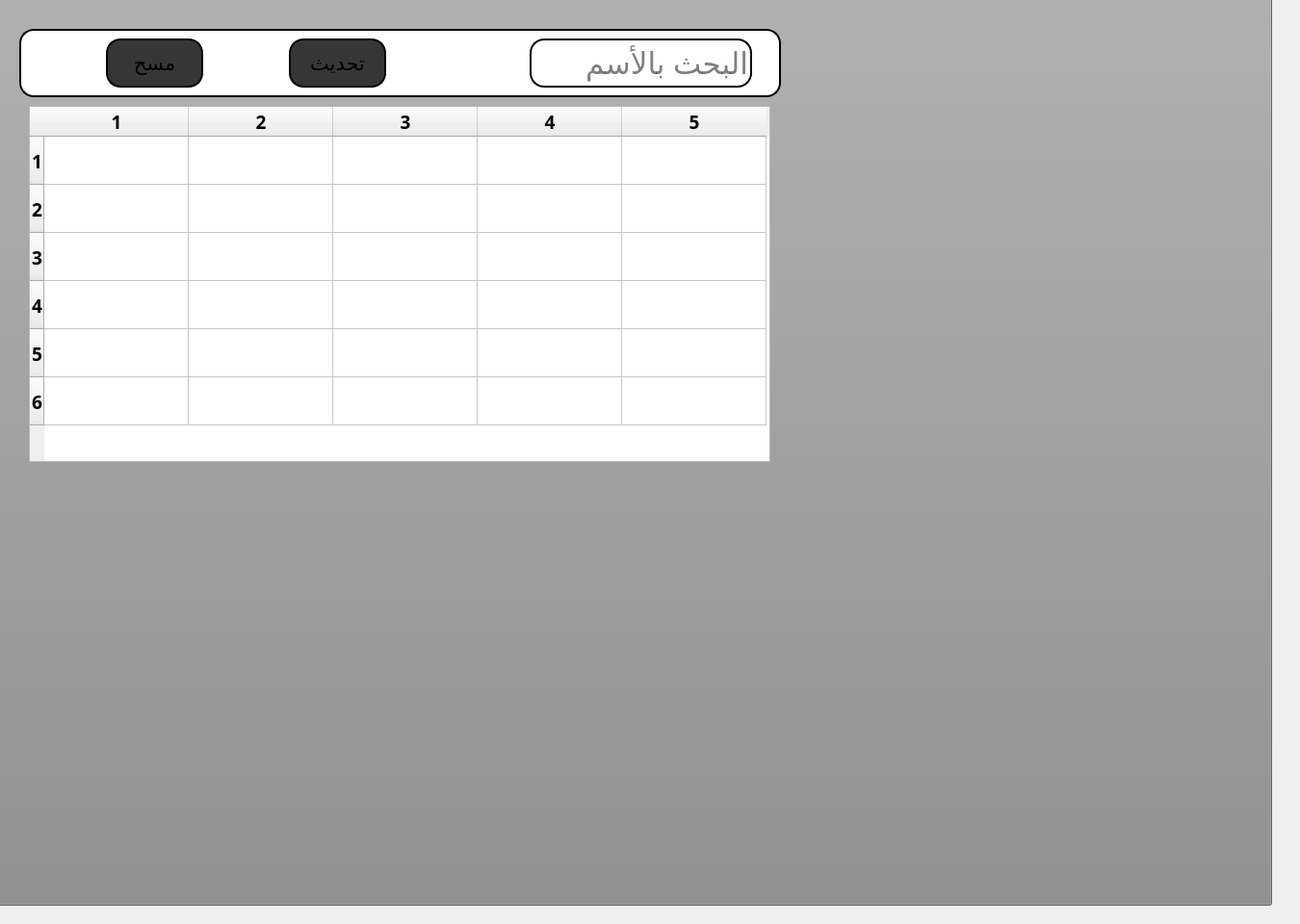
     <widget class="QWidget" name="tab_64">
      <attribute name="title">
       <string>تعديل</string>
      </attribute>
      <widget class="QPushButton" name="pushButton_85">
       <property name="geometry">
        <rect>
         <x>-20</x>
         <y>-10</y>
         <width>1341</width>
         <height>951</height>
        </rect>
       </property>
       <property name="font">
        <font>
         <pointsize>16</pointsize>
        </font>
       </property>
       <property name="autoFillBackground">
        <bool>false</bool>
       </property>
       <property name="styleSheet">
        <string notr="true">background-color:rgb(140, 140, 140)</string>
       </property>
       <property name="text">
        <string/>
       </property>
      </widget>
      <widget class="QLabel" name="label_77">
       <property name="geometry">
        <rect>
         <x>20</x>
         <y>30</y>
         <width>791</width>
         <height>71</height>
        </rect>
       </property>
       <property name="styleSheet">
        <string notr="true">background-color:rgb(255, 255, 255);
border: 2px solid black;
border-radius: 15px;</string>
       </property>
       <property name="text">
        <string/>
       </property>
      </widget>
      <widget class="QLineEdit" name="reserve_search_12">
       <property name="geometry">
        <rect>
         <x>550</x>
         <y>40</y>
         <width>231</width>
         <height>51</height>
        </rect>
       </property>
       <property name="font">
        <font>
         <pointsize>23</pointsize>
        </font>
       </property>
       <property name="styleSheet">
        <string notr="true">background-color:rgb(255, 255, 255);
border: 2px solid black;
border-radius: 15px;</string>
       </property>
       <property name="text">
        <string/>
       </property>
       <property name="placeholderText">
        <string>البحث بالأسم</string>
       </property>
      </widget>
      <widget class="QPushButton" name="pushButton_container_add_19">
       <property name="geometry">
        <rect>
         <x>300</x>
         <y>40</y>
         <width>101</width>
         <height>51</height>
        </rect>
       </property>
       <property name="font">
        <font>
         <pointsize>16</pointsize>
        </font>
       </property>
       <property name="autoFillBackground">
        <bool>false</bool>
       </property>
       <property name="styleSheet">
        <string notr="true">background-color:rgb(54, 54, 54);
border: 2px solid black;
border-radius: 15px;</string>
       </property>
       <property name="text">
        <string>تحديث</string>
       </property>
      </widget>
      <widget class="QPushButton" name="pushButton_container_add_20">
       <property name="geometry">
        <rect>
         <x>110</x>
         <y>40</y>
         <width>101</width>
         <height>51</height>
        </rect>
       </property>
       <property name="font">
        <font>
         <pointsize>16</pointsize>
        </font>
       </property>
       <property name="autoFillBackground">
        <bool>false</bool>
       </property>
       <property name="styleSheet">
        <string notr="true">background-color:rgb(54, 54, 54);
border: 2px solid black;
border-radius: 15px;</string>
       </property>
       <property name="text">
        <string>مسح</string>
       </property>
      </widget>
      <widget class="QTableWidget" name="tableWidget_61">
       <property name="geometry">
        <rect>
         <x>30</x>
         <y>110</y>
         <width>770</width>
         <height>370</height>
        </rect>
       </property>
       <property name="minimumSize">
        <size>
         <width>770</width>
         <height>370</height>
        </size>
       </property>
       <property name="maximumSize">
        <size>
         <width>770</width>
         <height>370</height>
        </size>
       </property>
       <property name="font">
        <font>
         <family>Tajawal Black</family>
         <pointsize>14</pointsize>
         <bold>true</bold>
        </font>
       </property>
       <property name="contextMenuPolicy">
        <enum>Qt::PreventContextMenu</enum>
       </property>
       <property name="styleSheet">
        <string notr="true">
QProgressBar:horizontal {
    border: 1px solid #3A3939;
    text-align: center;
    padding: 1px;
    background: #201F1F;
}
QProgressBar::chunk:horizontal {
    background-color: qlineargradient(spread:reflect, x1:1, y1:0.545, x2:1, y2:0, stop:0 rgba(28, 66, 111, 255), stop:1 rgba(37, 87, 146, 255));
}

QToolTip
{
    border: 1px solid #3A3939;
    background-color: rgb(90, 102, 117);;
    color: white;
    padding: 1px;
    opacity: 200;
}

QWidget
{
    color: silver;
    background-color: #302F2F;
    selection-background-color:#3d8ec9;
    selection-color: black;
    background-clip: border;
    border-image: none;
    outline: 0;
}

QWidget:item:hover
{
    background-color: #78879b;
    color: black;
}

QWidget:item:selected
{
    background-color: #3d8ec9;
}

QCheckBox
{
    spacing: 5px;
    outline: none;
    color: #bbb;
    margin-bottom: 2px;
}

QCheckBox:disabled
{
    color: #777777;
}
QCheckBox::indicator,
QGroupBox::indicator
{
    width: 18px;
    height: 18px;
}
QGroupBox::indicator
{
    margin-left: 2px;
}

QCheckBox::indicator:unchecked,
QCheckBox::indicator:unchecked:hover,
QGroupBox::indicator:unchecked,
QGroupBox::indicator:unchecked:hover
{
    image: url(:/dark_blue/img/checkbox_unchecked.png);
}

QCheckBox::indicator:unchecked:focus,
QCheckBox::indicator:unchecked:pressed,
QGroupBox::indicator:unchecked:focus,
QGroupBox::indicator:unchecked:pressed
{
  border: none;
    image: url(:/dark_blue/img/checkbox_unchecked_focus.png);
}

QCheckBox::indicator:checked,
QCheckBox::indicator:checked:hover,
QGroupBox::indicator:checked,
QGroupBox::indicator:checked:hover
{
    image: url(:/dark_blue/img/checkbox_checked.png);
}

QCheckBox::indicator:checked:focus,
QCheckBox::indicator:checked:pressed,
QGroupBox::indicator:checked:focus,
QGroupBox::indicator:checked:pressed
{
  border: none;
    image: url(:/dark_blue/img/checkbox_checked_focus.png);
}

QCheckBox::indicator:indeterminate,
QCheckBox::indicator:indeterminate:hover,
QCheckBox::indicator:indeterminate:pressed
QGroupBox::indicator:indeterminate,
QGroupBox::indicator:indeterminate:hover,
QGroupBox::indicator:indeterminate:pressed
{
    image: url(:/dark_blue/img/checkbox_indeterminate.png);
}

QCheckBox::indicator:indeterminate:focus,
QGroupBox::indicator:indeterminate:focus
{
    image: url(:/dark_blue/img/checkbox_indeterminate_focus.png);
}

QCheckBox::indicator:checked:disabled,
QGroupBox::indicator:checked:disabled
{
    image: url(:/dark_blue/img/checkbox_checked_disabled.png);
}

QCheckBox::indicator:unchecked:disabled,
QGroupBox::indicator:unchecked:disabled
{
    image: url(:/dark_blue/img/checkbox_unchecked_disabled.png);
}

QRadioButton
{
    spacing: 5px;
    outline: none;
    color: #bbb;
    margin-bottom: 2px;
}

QRadioButton:disabled
{
    color: #777777;
}
QRadioButton::indicator
{
    width: 21px;
    height: 21px;
}

QRadioButton::indicator:unchecked,
QRadioButton::indicator:unchecked:hover
{
    image: url(:/dark_blue/img/radio_unchecked.png);
}

QRadioButton::indicator:unchecked:focus,
QRadioButton::indicator:unchecked:pressed
{
  border: none;
  outline: none;
    image: url(:/dark_blue/img/radio_unchecked_focus.png);
}

QRadioButton::indicator:checked,
QRadioButton::indicator:checked:hover
{
  border: none;
  outline: none;
    image: url(:/dark_blue/img/radio_checked.png);
}

QRadioButton::indicator:checked:focus,
QRadioButton::indicato::menu-arrowr:checked:pressed
{
  border: none;
  outline: none;
    image: url(:/dark_blue/img/radio_checked_focus.png);
}

QRadioButton::indicator:indeterminate,
QRadioButton::indicator:indeterminate:hover,
QRadioButton::indicator:indeterminate:pressed
{
        image: url(:/dark_blue/img/radio_indeterminate.png);
}

QRadioButton::indicator:checked:disabled
{
  outline: none;
  image: url(:/dark_blue/img/radio_checked_disabled.png);
}

QRadioButton::indicator:unchecked:disabled
{
    image: url(:/dark_blue/img/radio_unchecked_disabled.png);
}


QMenuBar
{
    background-color: #302F2F;
    color: silver;
}

QMenuBar::item
{
    background: transparent;
}

QMenuBar::item:selected
{
    background: transparent;
    border: 1px solid #3A3939;
}

QMenuBar::item:pressed
{
    border: 1px solid #3A3939;
    background-color: #3d8ec9;
    color: black;
    margin-bottom:-1px;
    padding-bottom:1px;
}

QMenu
{
    border: 1px solid #3A3939;
    color: silver;
    margin: 1px;
}

QMenu::icon
{
    margin: 1px;
}

QMenu::item
{
    padding: 2px 2px 2px 25px;
    margin-left: 5px;
    border: 1px solid transparent; /* reserve space for selection border */
}

QMenu::item:selected
{
    color: black;
}

QMenu::separator {
    height: 2px;
    background: lightblue;
    margin-left: 10px;
    margin-right: 5px;
}

QMenu::indicator {
    width: 16px;
    height: 16px;
}

/* non-exclusive indicator = check box style indicator
   (see QActionGroup::setExclusive) */
QMenu::indicator:non-exclusive:unchecked {
    image: url(:/dark_blue/img/checkbox_unchecked.png);
}

QMenu::indicator:non-exclusive:unchecked:selected {
    image: url(:/dark_blue/img/checkbox_unchecked_disabled.png);
}

QMenu::indicator:non-exclusive:checked {
    image: url(:/dark_blue/img/checkbox_checked.png);
}

QMenu::indicator:non-exclusive:checked:selected {
    image: url(:/dark_blue/img/checkbox_checked_disabled.png);
}

/* exclusive indicator = radio button style indicator (see QActionGroup::setExclusive) */
QMenu::indicator:exclusive:unchecked {
    image: url(:/dark_blue/img/radio_unchecked.png);
}

QMenu::indicator:exclusive:unchecked:selected {
    image: url(:/dark_blue/img/radio_unchecked_disabled.png);
}

QMenu::indicator:exclusive:checked {
    image: url(:/dark_blue/img/radio_checked.png);
}

QMenu::indicator:exclusive:checked:selected {
    image: url(:/dark_blue/img/radio_checked_disabled.png);
}

QMenu::right-arrow {
    margin: 5px;
    image: url(:/dark_blue/img/right_arrow.png)
}


QWidget:disabled
{
    color: #808080;
    background-color: #302F2F;
}

QAbstractItemView
{
    alternate-background-color: #3A3939;
    color: silver;
    border: 1px solid 3A3939;
    border-radius: 2px;
    padding: 1px;
}

QWidget:focus, QMenuBar:focus
{
    border: 1px solid #78879b;


}

QTabWidget:focus, QCheckBox:focus, QRadioButton:focus, QSlider:focus
{
    border: none;
}

QLineEdit
{
    background-color: #201F1F;
    padding: 2px;
    border-style: solid;
    border: 1px solid #3A3939;
    border-radius: 2px;
    color: silver;
}

QGroupBox {
    border:1px solid #3A3939;
    border-radius: 2px;
    margin-top: 20px;
    background-color: #302F2F;
    color: silver;
}

QGroupBox::title {
    subcontrol-origin: margin;
    subcontrol-position: top center;
    padding-left: 10px;
    padding-right: 10px;
    padding-top: 10px;
}

QAbstractScrollArea
{
    border-radius: 2px;
    border: 1px solid #3A3939;
    background-color: transparent;
}

QScrollBar:horizontal
{
    height: 15px;
    margin: 3px 15px 3px 15px;
    border: 1px transparent #2A2929;
    border-radius: 4px;
    background-color: #2A2929;
}

QScrollBar::handle:horizontal
{
    background-color: #605F5F;
    min-width: 5px;
    border-radius: 4px;
}

QScrollBar::add-line:horizontal
{
    margin: 0px 3px 0px 3px;
    border-image: url(:/dark_blue/img/right_arrow_disabled.png);
    width: 10px;
    height: 10px;
    subcontrol-position: right;
    subcontrol-origin: margin;
}

QScrollBar::sub-line:horizontal
{
    margin: 0px 3px 0px 3px;
    border-image: url(:/dark_blue/img/left_arrow_disabled.png);
    height: 10px;
    width: 10px;
    subcontrol-position: left;
    subcontrol-origin: margin;
}

QScrollBar::add-line:horizontal:hover,QScrollBar::add-line:horizontal:on
{
    border-image: url(:/dark_blue/img/right_arrow.png);
    height: 10px;
    width: 10px;
    subcontrol-position: right;
    subcontrol-origin: margin;
}


QScrollBar::sub-line:horizontal:hover, QScrollBar::sub-line:horizontal:on
{
    border-image: url(:/dark_blue/img/left_arrow.png);
    height: 10px;
    width: 10px;
    subcontrol-position: left;
    subcontrol-origin: margin;
}

QScrollBar::up-arrow:horizontal, QScrollBar::down-arrow:horizontal
{
    background: none;
}


QScrollBar::add-page:horizontal, QScrollBar::sub-page:horizontal
{
    background: none;
}

QScrollBar:vertical
{
    background-color: #2A2929;
    width: 15px;
    margin: 15px 3px 15px 3px;
    border: 1px transparent #2A2929;
    border-radius: 4px;
}

QScrollBar::handle:vertical
{
    background-color: #605F5F;
    min-height: 5px;
    border-radius: 4px;
}

QScrollBar::sub-line:vertical
{
    margin: 3px 0px 3px 0px;
    border-image: url(:/dark_blue/img/up_arrow_disabled.png);
    height: 10px;
    width: 10px;
    subcontrol-position: top;
    subcontrol-origin: margin;
}

QScrollBar::add-line:vertical
{
    margin: 3px 0px 3px 0px;
    border-image: url(:/dark_blue/img/down_arrow_disabled.png);
    height: 10px;
    width: 10px;
    subcontrol-position: bottom;
    subcontrol-origin: margin;
}

QScrollBar::sub-line:vertical:hover,QScrollBar::sub-line:vertical:on
{

    border-image: url(:/dark_blue/img/up_arrow.png);
    height: 10px;
    width: 10px;
    subcontrol-position: top;
    subcontrol-origin: margin;
}


QScrollBar::add-line:vertical:hover, QScrollBar::add-line:vertical:on
{
    border-image: url(:/dark_blue/img/down_arrow.png);
    height: 10px;
    width: 10px;
    subcontrol-position: bottom;
    subcontrol-origin: margin;
}

QScrollBar::up-arrow:vertical, QScrollBar::down-arrow:vertical
{
    background: none;
}


QScrollBar::add-page:vertical, QScrollBar::sub-page:vertical
{
    background: none;
}

QTextEdit
{
    background-color: #201F1F;
    color: silver;
    border: 1px solid #3A3939;
}

QPlainTextEdit
{
    background-color: #201F1F;;
    color: silver;
    border-radius: 2px;
    border: 1px solid #3A3939;
}

QHeaderView::section
{
    background-color: #3A3939;
    color: silver;
    padding-left: 4px;
    border: 1px solid #6c6c6c;
}

QSizeGrip {
    image: url(:/dark_blue/img/sizegrip.png);
    width: 12px;
    height: 12px;
}

QMainWindow
{
    background-color: #302F2F;

}

QMainWindow::separator
{
    background-color: #302F2F;
    color: white;
    padding-left: 4px;
    spacing: 2px;
    border: 1px dashed #3A3939;
}

QMainWindow::separator:hover
{

    background-color: #787876;
    color: white;
    padding-left: 4px;
    border: 1px solid #3A3939;
    spacing: 2px;
}


QMenu::separator
{
    height: 1px;
    background-color: #3A3939;
    color: white;
    padding-left: 4px;
    margin-left: 10px;
    margin-right: 5px;
}


QFrame
{
    border-radius: 2px;
    border: 1px solid #444;
}

QFrame[frameShape=&quot;0&quot;]
{
    border-radius: 2px;
    border: 1px transparent #444;
}

QStackedWidget
{
    background-color: #302F2F;
    border: 1px transparent black;
}

QToolBar {
    border: 1px transparent #393838;
    background: 1px solid #302F2F;
    font-weight: bold;
}

QToolBar::handle:horizontal {
    image: url(:/dark_blue/img/Hmovetoolbar.png);
}
QToolBar::handle:vertical {
    image: url(:/dark_blue/img/Vmovetoolbar.png);
}
QToolBar::separator:horizontal {
    image: url(:/dark_blue/img/Hsepartoolbar.png);
}
QToolBar::separator:vertical {
    image: url(:/dark_blue/img/Vsepartoolbars.png);
}

QPushButton
{
    color: silver;
    background-color: #302F2F;
    border-width: 2px;
    border-color: #4A4949;
    border-style: solid;
    padding-top: 2px;
    padding-bottom: 2px;
    padding-left: 10px;
    padding-right: 10px;
    border-radius: 4px;
    /* outline: none; */
    /* min-width: 40px; */
}

QPushButton:disabled
{
    background-color: #302F2F;
    border-width: 2px;
    border-color: #3A3939;
    border-style: solid;
    padding-top: 2px;
    padding-bottom: 2px;
    padding-left: 10px;
    padding-right: 10px;
    /*border-radius: 2px;*/
    color: #808080;
}

QPushButton:focus {
    background-color: #3d8ec9;
    color: white;
}

QComboBox
{
    selection-background-color: #3d8ec9;
    background-color: #201F1F;
    border-style: solid;
    border: 1px solid #3A3939;
    border-radius: 2px;
    padding: 2px;
    min-width: 75px;
}

QPushButton:checked{
    background-color: #4A4949;
    border-color: #6A6969;
}

QPushButton:hover {
    border: 2px solid #78879b;
    color: silver;
}

QComboBox:hover, QAbstractSpinBox:hover,QLineEdit:hover,QTextEdit:hover,QPlainTextEdit:hover,QAbstractView:hover,QTreeView:hover
{
    border: 1px solid #78879b;
    color: silver;
}

QComboBox:on
{
    background-color: #626873;
    padding-top: 3px;
    padding-left: 4px;
    selection-background-color: #4a4a4a;
}

QComboBox QAbstractItemView
{
    background-color: #201F1F;
    border-radius: 2px;
    border: 1px solid #444;
    selection-background-color: #3d8ec9;
    color: silver;
}

QComboBox::drop-down
{
    subcontrol-origin: padding;
    subcontrol-position: top right;
    width: 15px;

    border-left-width: 0px;
    border-left-color: darkgray;
    border-left-style: solid;
    border-top-right-radius: 3px;
    border-bottom-right-radius: 3px;
}

QComboBox::down-arrow
{
    image: url(:/dark_blue/img/down_arrow_disabled.png);
}

QComboBox::down-arrow:on, QComboBox::down-arrow:hover,
QComboBox::down-arrow:focus
{
    image: url(:/dark_blue/img/down_arrow.png);
}

QPushButton:pressed
{
    background-color: #484846;
}

QAbstractSpinBox {
    padding-top: 2px;
    padding-bottom: 2px;
    border: 1px solid #3A3939;
    background-color: #201F1F;
    color: silver;
    border-radius: 2px;
    min-width: 75px;
}

QAbstractSpinBox:up-button
{
    background-color: transparent;
    subcontrol-origin: border;
    subcontrol-position: top right;
}

QAbstractSpinBox:down-button
{
    background-color: transparent;
    subcontrol-origin: border;
    subcontrol-position: bottom right;
}

QAbstractSpinBox::up-arrow,QAbstractSpinBox::up-arrow:disabled,QAbstractSpinBox::up-arrow:off {
    image: url(:/dark_blue/img/up_arrow_disabled.png);
    width: 10px;
    height: 10px;
}
QAbstractSpinBox::up-arrow:hover
{
    image: url(:/dark_blue/img/up_arrow.png);
}


QAbstractSpinBox::down-arrow,QAbstractSpinBox::down-arrow:disabled,QAbstractSpinBox::down-arrow:off
{
    image: url(:/dark_blue/img/down_arrow_disabled.png);
    width: 10px;
    height: 10px;
}
QAbstractSpinBox::down-arrow:hover
{
    image: url(:/dark_blue/img/down_arrow.png);
}


QLabel
{
    border: 0px solid black;
}

QTabWidget{
    border: 20px transparent black;
}

QTabWidget::pane {
    border: 1px solid #444;
    border-radius: 3px;
    padding: 3px;
}

QTabBar
{

    qproperty-drawBase: 0;
    left: 5px; /* move to the right by 5px */

}

QTabBar:focus
{
    border: 0px transparent black;
}

QTabBar::close-button  {
    image: url(:/dark_blue/img/close.png);
    background: transparent;
}

QTabBar::close-button:hover
{
    image: url(:/dark_blue/img/close-hover.png);
    background: transparent;
}

QTabBar::close-button:pressed {
    image: url(:/dark_blue/img/close-pressed.png);
    background: transparent;
}

/* TOP TABS */
QTabBar::tab:top {
    width:225px;
    height:70px;
    color: #b1b1b1;
    border: 1px solid #4A4949;
    border-bottom: 1px transparent black;
    background-color: #302F2F;
    padding: 5px;
    border-top-left-radius: 2px;
    border-top-right-radius: 2px;
}

QTabBar::tab:top:!selected
{
    color: #b1b1b1;
    background-color: #201F1F;
    border: 1px transparent #4A4949;
    border-bottom: 1px transparent #4A4949;
    border-top-left-radius: 0px;
    border-top-right-radius: 0px;
}

QTabBar::tab:top:!selected:hover {
    background-color: #48576b;
}

/* BOTTOM TABS */
QTabBar::tab:bottom {
    color: #b1b1b1;
    border: 1px solid #4A4949;
    border-top: 1px transparent black;
    background-color: #302F2F;
    padding: 5px;
    border-bottom-left-radius: 2px;
    border-bottom-right-radius: 2px;
}

QTabBar::tab:bottom:!selected
{
    color: #b1b1b1;
    background-color: #201F1F;
    border: 1px transparent #4A4949;
    border-top: 1px transparent #4A4949;
    border-bottom-left-radius: 0px;
    border-bottom-right-radius: 0px;
}

QTabBar::tab:bottom:!selected:hover {
    background-color: #78879b;
}

/* LEFT TABS */
QTabBar::tab:left {
    color: #b1b1b1;
    border: 1px solid #4A4949;
    border-left: 1px transparent black;
    background-color: #302F2F;
    padding: 5px;
    border-top-right-radius: 2px;
    border-bottom-right-radius: 2px;
}

QTabBar::tab:left:!selected
{
    color: #b1b1b1;
    background-color: #201F1F;
    border: 1px transparent #4A4949;
    border-right: 1px transparent #4A4949;
    border-top-right-radius: 0px;
    border-bottom-right-radius: 0px;
}

QTabBar::tab:left:!selected:hover {
    background-color: #48576b;
}


/* RIGHT TABS */
QTabBar::tab:right {
    color: #b1b1b1;
    border: 1px solid #4A4949;
    border-right: 1px transparent black;
    background-color: #302F2F;
    padding: 5px;
    border-top-left-radius: 2px;
    border-bottom-left-radius: 2px;
}

QTabBar::tab:right:!selected
{
    color: #b1b1b1;
    background-color: #201F1F;
    border: 1px transparent #4A4949;
    border-right: 1px transparent #4A4949;
    border-top-left-radius: 0px;
    border-bottom-left-radius: 0px;
}

QTabBar::tab:right:!selected:hover {
    background-color: #48576b;
}

QTabBar QToolButton::right-arrow:enabled {
     image: url(:/dark_blue/img/right_arrow.png);
 }

 QTabBar QToolButton::left-arrow:enabled {
     image: url(:/dark_blue/img/left_arrow.png);
 }

QTabBar QToolButton::right-arrow:disabled {
     image: url(:/dark_blue/img/right_arrow_disabled.png);
 }

 QTabBar QToolButton::left-arrow:disabled {
     image: url(:/dark_blue/img/left_arrow_disabled.png);
 }


QDockWidget {
    border: 1px solid #403F3F;
    titlebar-close-icon: url(:/dark_blue/img/close.png);
    titlebar-normal-icon: url(:/dark_blue/img/undock.png);
}

QDockWidget::close-button, QDockWidget::float-button {
    border: 1px solid transparent;
    border-radius: 2px;
    background: transparent;
}

QDockWidget::close-button:hover, QDockWidget::float-button:hover {
    background: rgba(255, 255, 255, 10);
}

QDockWidget::close-button:pressed, QDockWidget::float-button:pressed {
    padding: 1px -1px -1px 1px;
    background: rgba(255, 255, 255, 10);
}

QTreeView, QListView, QTextBrowser, AtLineEdit, AtLineEdit::hover {
    border: 1px solid #444;
    background-color: silver;
    border-radius: 3px;
    margin-left: 3px;
    color: black;
}

QTreeView:branch:selected, QTreeView:branch:hover {
    background: url(:/dark_blue/img/transparent.png);
}

QTreeView::branch:has-siblings:!adjoins-item {
    border-image: url(:/dark_blue/img/transparent.png);
}

QTreeView::branch:has-siblings:adjoins-item {
    border-image: url(:/dark_blue/img/transparent.png);
}

QTreeView::branch:!has-children:!has-siblings:adjoins-item {
    border-image: url(:/dark_blue/img/transparent.png);
}

QTreeView::branch:has-children:!has-siblings:closed,
QTreeView::branch:closed:has-children:has-siblings {
    image: url(:/dark_blue/img/branch_closed.png);
}

QTreeView::branch:open:has-children:!has-siblings,
QTreeView::branch:open:has-children:has-siblings  {
    image: url(:/dark_blue/img/branch_open.png);
}

QTreeView::branch:has-children:!has-siblings:closed:hover,
QTreeView::branch:closed:has-children:has-siblings:hover {
    image: url(:/dark_blue/img/branch_closed-on.png);
    }

QTreeView::branch:open:has-children:!has-siblings:hover,
QTreeView::branch:open:has-children:has-siblings:hover  {
    image: url(:/dark_blue/img/branch_open-on.png);
    }

QListView::item:!selected:hover, QListView::item:!selected:hover, QTreeView::item:!selected:hover  {
    background: rgba(0, 0, 0, 0);
    outline: 0;
    color: #FFFFFF
}

QListView::item:selected:hover, QListView::item:selected:hover, QTreeView::item:selected:hover  {
    background: #3d8ec9;
    color: #FFFFFF;
}

QSlider::groove:horizontal {
    border: 1px solid #3A3939;
    height: 8px;
    background: #201F1F;
    margin: 2px 0;
    border-radius: 2px;
}

QSlider::handle:horizontal {
    background: QLinearGradient( x1: 0, y1: 0, x2: 0, y2: 1,
      stop: 0.0 silver, stop: 0.2 #a8a8a8, stop: 1 #727272);
    border: 1px solid #3A3939;
    width: 14px;
    height: 14px;
    margin: -4px 0;
    border-radius: 2px;
}

QSlider::groove:vertical {
    border: 1px solid #3A3939;
    width: 8px;
    background: #201F1F;
    margin: 0 0px;
    border-radius: 2px;
}

QSlider::handle:vertical {
    background: QLinearGradient( x1: 0, y1: 0, x2: 0, y2: 1, stop: 0.0 silver,
    stop: 0.2 #a8a8a8, stop: 1 #727272);
    border: 1px solid #3A3939;
    width: 14px;
    height: 14px;
    margin: 0 -4px;
    border-radius: 2px;
}

QToolButton {
    /*  background-color: transparent; */
    border: 2px transparent #4A4949;
    border-radius: 4px;
    background-color: dimgray;
    margin: 2px;
    padding: 2px;
}

QToolButton[popupMode=&quot;1&quot;] { /* only for MenuButtonPopup */
 padding-right: 20px; /* make way for the popup button */
 border: 2px transparent #4A4949;
 border-radius: 4px;
}

QToolButton[popupMode=&quot;2&quot;] { /* only for InstantPopup */
 padding-right: 10px; /* make way for the popup button */
 border: 2px transparent #4A4949;
}


QToolButton:hover, QToolButton::menu-button:hover {
    border: 2px solid #78879b;
}

QToolButton:checked, QToolButton:pressed,
    QToolButton::menu-button:pressed {
    background-color: #4A4949;
    border: 2px solid #78879b;
}

/* the subcontrol below is used only in the InstantPopup or DelayedPopup mode */
QToolButton::menu-indicator {
    image: url(:/dark_blue/img/down_arrow.png);
    top: -7px; left: -2px; /* shift it a bit */
}

/* the subcontrols below are used only in the MenuButtonPopup mode */
QToolButton::menu-button {
    border: 1px transparent #4A4949;
    border-top-right-radius: 6px;
    border-bottom-right-radius: 6px;
    /* 16px width + 4px for border = 20px allocated above */
    width: 16px;
    outline: none;
}

QToolButton::menu-arrow {
    image: url(:/dark_blue/img/down_arrow.png);
}

QToolButton::menu-arrow:open {
    top: 1px; left: 1px; /* shift it a bit */
    border: 1px solid #3A3939;
}

QPushButton::menu-indicator  {
    subcontrol-origin: padding;
    subcontrol-position: bottom right;
    left: 4px;
}

QTableView
{
    border: 1px solid #444;
    gridline-color: #6c6c6c;
    background-color: #201F1F;
}


QTableView, QHeaderView
{
    border-radius: 0px;
}

QTableView::item:pressed, QListView::item:pressed, QTreeView::item:pressed  {
    background: #78879b;
    color: #FFFFFF;
}

QTableView::item:selected:active, QTreeView::item:selected:active, QListView::item:selected:active  {
    background: #3d8ec9;
    color: #FFFFFF;
}


QHeaderView
{
    border: 1px transparent;
    border-radius: 2px;
    margin: 0px;
    padding: 0px;
}

QHeaderView::section  {
    background-color: #3A3939;
    color: silver;
    padding: 4px;
    border: 1px solid #6c6c6c;
    border-radius: 0px;
    text-align: center;
}

QHeaderView::section::vertical::first, QHeaderView::section::vertical::only-one
{
    border-top: 1px solid #6c6c6c;
}

QHeaderView::section::vertical
{
    border-top: transparent;
}

QHeaderView::section::horizontal::first, QHeaderView::section::horizontal::only-one
{
    border-left: 1px solid #6c6c6c;
}

QHeaderView::section::horizontal
{
    border-left: transparent;
}


QHeaderView::section:checked
 {
    color: white;
    background-color: #5A5959;
 }

 /* style the sort indicator */
QHeaderView::down-arrow {
    image: url(:/dark_blue/img/down_arrow.png);
}

QHeaderView::up-arrow {
    image: url(:/dark_blue/img/up_arrow.png);
}


QTableCornerButton::section {
    background-color: #3A3939;
    border: 1px solid #3A3939;
    border-radius: 2px;
}

QToolBox  {
    padding: 3px;
    border: 1px transparent black;
}

QToolBox::tab {
    color: #b1b1b1;
    background-color: #302F2F;
    border: 1px solid #4A4949;
    border-bottom: 1px transparent #302F2F;
    border-top-left-radius: 5px;
    border-top-right-radius: 5px;
}

 QToolBox::tab:selected { /* italicize selected tabs */
    font: italic;
    background-color: #302F2F;
    border-color: #3d8ec9;
 }

QStatusBar::item {
    border: 1px solid #3A3939;
    border-radius: 2px;
 }


QFrame[height=&quot;3&quot;], QFrame[width=&quot;3&quot;] {
    background-color: #AAA;
}


QSplitter::handle {
    border: 1px dashed #3A3939;
}

QSplitter::handle:hover {
    background-color: #787876;
    border: 1px solid #3A3939;
}

QSplitter::handle:horizontal {
    width: 1px;
}

QSplitter::handle:vertical {
    height: 1px;
}

QListWidget {
    background-color: silver;
    border-radius: 5px;
    margin-left: 5px;
}

QListWidget::item {
    color: black;
}

QMessageBox {
    messagebox-critical-icon	: url(:/dark_blue/img/critical.png);
    messagebox-information-icon	: url(:/dark_blue/img/information.png);
    messagebox-question-icon	: url(:/dark_blue/img/question.png);
    messagebox-warning-icon:    : url(:/dark_blue/img/warning.png);
}

ColorButton::enabled {
    border-radius: 0px;
    border: 1px solid #444444;
}

ColorButton::disabled {
    border-radius: 0px;
    border: 1px solid #AAAAAA;
}
</string>
       </property>
       <property name="locale">
        <locale language="Arabic" country="Egypt"/>
       </property>
       <property name="showGrid">
        <bool>true</bool>
       </property>
       <property name="sortingEnabled">
        <bool>false</bool>
       </property>
       <property name="rowCount">
        <number>6</number>
       </property>
       <property name="columnCount">
        <number>5</number>
       </property>
       <attribute name="horizontalHeaderMinimumSectionSize">
        <number>150</number>
       </attribute>
       <attribute name="horizontalHeaderDefaultSectionSize">
        <number>150</number>
       </attribute>
       <attribute name="verticalHeaderMinimumSectionSize">
        <number>50</number>
       </attribute>
       <attribute name="verticalHeaderDefaultSectionSize">
        <number>50</number>
       </attribute>
       <row/>
       <row/>
       <row/>
       <row/>
       <row/>
       <row/>
       <column/>
       <column/>
       <column/>
       <column/>
       <column/>
       <item row="0" column="0">
        <property name="text">
         <string/>
        </property>
       </item>
      </widget>
     </widget>
